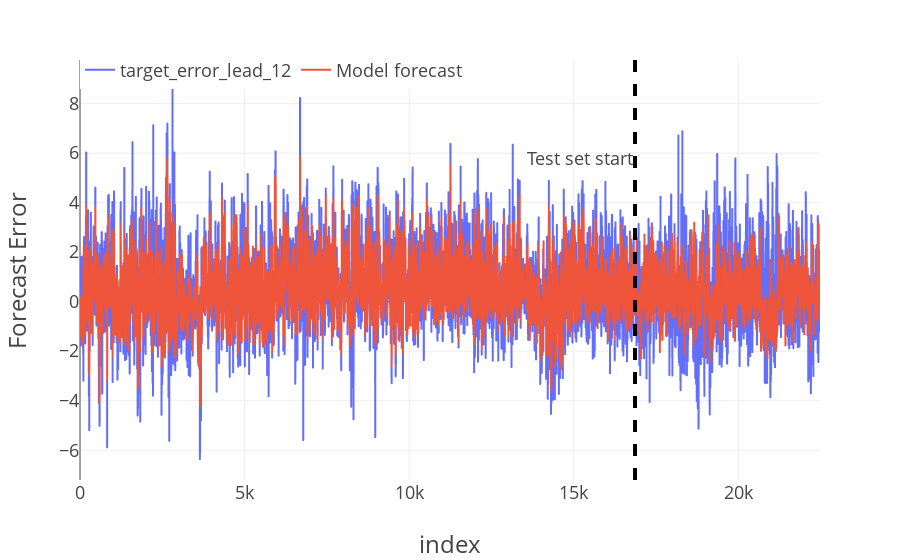

Notebook source saved alongside this figure:
### Code cell
import plotly.express as px
import plotly.graph_objects as go
import plotly.io as pio

pio.templates.default = "plotly_white"
plot_template = dict(
    layout=go.Layout(
        {"font_size": 18, "xaxis_title_font_size": 24, "yaxis_title_font_size": 24}
    )
)

fig = px.line(df_out, labels=dict(created_at="Date", value="Forecast Error"))
fig.add_vline(x=(length * 0.75), line_width=4, line_dash="dash")
fig.add_annotation(
    xref="paper", x=0.75, yref="paper", y=0.8, text="Test set start", showarrow=False
)
fig.update_layout(
    template=plot_template, legend=dict(orientation="h", y=1.02, title_text="")
)
fig.show()

### Figure 1 — Plotly figure (JSON) as saved in the notebook; plotly's stock layout.template omitted (floating-point values rounded to 4 significant figures; data arrays with more than 128 entries replaced by an {"elided": "..."} marker saying what was removed)
{"data": [{"hovertemplate": "variable=target_error_lead_12<br>index=%{x}<br>Forecast Error=%{y}<extra></extra>", "legendgroup": "target_error_lead_12", "line": {"color": "#636efa", "dash": "solid"}, "marker": {"symbol": "circle"}, "mode": "lines", "name": "target_error_lead_12", "showlegend": true, "type": "scattergl", "x": {"elided": "22479 int values"}, "xaxis": "x", "y": {"elided": "22479 float values"}, "yaxis": "y"}, {"hovertemplate": "variable=Model forecast<br>index=%{x}<br>Forecast Error=%{y}<extra></extra>", "legendgroup": "Model forecast", "line": {"color": "#EF553B", "dash": "solid"}, "marker": {"symbol": "circle"}, "mode": "lines", "name": "Model forecast", "showlegend": true, "type": "scattergl", "x": {"elided": "22479 int values"}, "xaxis": "x", "y": {"elided": "22479 float values"}, "yaxis": "y"}], "layout": {"annotations": [{"showarrow": false, "text": "Test set start", "x": 0.75, "xref": "paper", "y": 0.8, "yref": "paper"}], "legend": {"orientation": "h", "title": {"text": ""}, "tracegroupgap": 0, "y": 1.02}, "margin": {"t": 60}, "shapes": [{"line": {"dash": "dash", "width": 4}, "type": "line", "x0": 16860.0, "x1": 16860.0, "xref": "x", "y0": 0, "y1": 1, "yref": "y domain"}], "xaxis": {"anchor": "y", "domain": [0, 1], "title": {"text": "index"}}, "yaxis": {"anchor": "x", "domain": [0, 1], "title": {"text": "Forecast Error"}}}}
